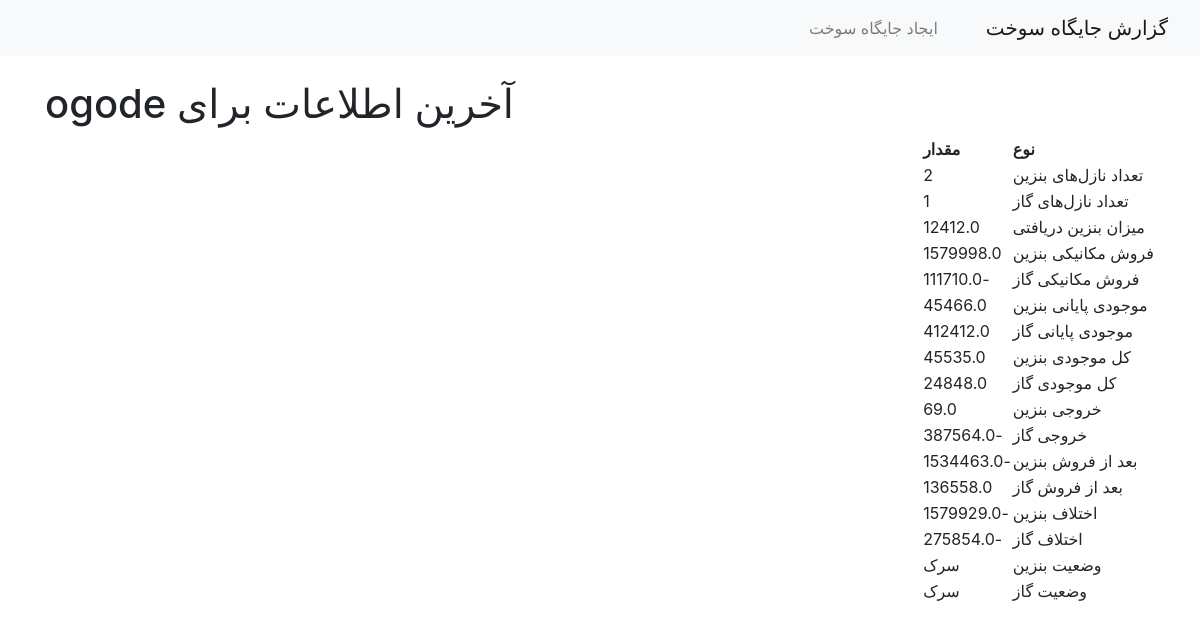
/station/14/latest/, run on the app's committed database.
### inspections/models.py (models this page shows, shortened)
class FuelStation(models.Model):
    name = models.CharField(max_length=200)
    gasoline_tanks = models.IntegerField()
    gas_tanks = models.IntegerField()
    gasoline_nozzles = models.IntegerField()
    gas_nozzles = models.IntegerField()
    gasoline_beginning = models.FloatField()
    gas_beginning = models.FloatField()
    gasoline_received = models.FloatField()
    gas_received = models.FloatField()
    electronic_gasoline_sales = models.FloatField()
    electronic_gas_sales = models.FloatField()
    start_date = models.DateField()
    end_date = models.DateField()

### inspections/views.py (the view)
# urls.py: path('station/<int:station_id>/latest/', latest_data, name='latest_data'),
def latest_data(request, station_id):
    station = get_object_or_404(FuelStation, id=station_id)
    nozzles = Nozzle.objects.filter(station=station)
    tanks = Tank.objects.filter(station=station)
    gasoline_mechanical_sales = sum(n.mechanical_sales() for n in nozzles if n.type == 'gasoline')
    gas_mechanical_sales = sum(n.mechanical_sales() for n in nozzles if n.type == 'gas')
    gasoline_end_inventory = sum(t.amount for t in tanks if t.type == 'gasoline')
    gas_end_inventory = sum(t.amount for t in tanks if t.type == 'gas')
    total_gasoline_inventory = station.gasoline_beginning + station.gasoline_received
    total_gas_inventory = station.gas_beginning + station.gas_received
    gasoline_outflow = total_gasoline_inventory - gasoline_end_inventory
    gas_outflow = total_gas_inventory - gas_end_inventory
    gasoline_after_sales = total_gasoline_inventory - gasoline_mechanical_sales
    gas_after_sales = total_gas_inventory - gas_mechanical_sales
    gasoline_difference = gasoline_after_sales - gasoline_end_inventory
    gas_difference = gas_after_sales - gas_end_inventory
    gasoline_status = 'کسری' if gasoline_difference > 0 else 'سرک'
    gas_status = 'کسری' if gas_difference > 0 else 'سرک'
    context = {
        'station': station,
        'nozzles': nozzles,
        'tanks': tanks,
        'gasoline_mechanical_sales': gasoline_mechanical_sales,
        'gas_mechanical_sales': gas_mechanical_sales,
        'gasoline_end_inventory': gasoline_end_inventory,
        'gas_end_inventory': gas_end_inventory,
        'total_gasoline_inventory': total_gasoline_inventory,
        'total_gas_inventory': total_gas_inventory,
        'gasoline_outflow': gasoline_outflow,
        'gas_outflow': gas_outflow,
        'gasoline_after_sales': gasoline_after_sales,
        'gas_after_sales': gas_after_sales,
        'gasoline_difference': gasoline_difference,
        'gas_difference': gas_difference,
        'gasoline_status': gasoline_status,
        'gas_status': gas_status,
    }
    return render(request, 'latest_data.html', context)

### inspections/models.py (called while the page is built)
    def mechanical_sales(self):
        return self.end_totalizer - self.start_totalizer

### inspections/templates/latest_data.html (shortened to what this page needs)
{% extends "base.html" %}
{% block content %}
    <h1>آخرین اطلاعات برای {{ station.name }}</h1>
    <table>
        <tr>
            <th>نوع</th>
            <th>مقدار</th>
        </tr>
        <tr>
            <td>تعداد نازل‌های بنزین</td>
            <td>{{ station.gasoline_nozzles }}</td>
        </tr>
        <tr>
            <td>تعداد نازل‌های گاز</td>
            <td>{{ station.gas_nozzles }}</td>
        </tr>
        <tr>
            <td>میزان بنزین دریافتی</td>
            <td>{{ station.gasoline_received }}</td>
        </tr>
        <tr>
            <td>فروش مکانیکی بنزین</td>
            <td>{{ gasoline_mechanical_sales }}</td>
        </tr>
        <tr>
            <td>فروش مکانیکی گاز</td>
            <td>{{ gas_mechanical_sales }}</td>
        </tr>
        <tr>
            <td>موجودی پایانی بنزین</td>
            <td>{{ gasoline_end_inventory }}</td>
        </tr>
        <tr>
            <td>موجودی پایانی گاز</td>
            <td>{{ gas_end_inventory }}</td>
        </tr>
        <tr>
            <td>کل موجودی بنزین</td>
            <td>{{ total_gasoline_inventory }}</td>
        </tr>
        <tr>
            <td>کل موجودی گاز</td>
            <td>{{ total_gas_inventory }}</td>
        </tr>
        <tr>
            <td>خروجی بنزین</td>
            <td>{{ gasoline_outflow }}</td>
        </tr>
        <tr>
            <td>خروجی گاز</td>
            <td>{{ gas_outflow }}</td>
        </tr>
        <tr>
            <td>بعد از فروش بنزین</td>
            <td>{{ gasoline_after_sales }}</td>
        </tr>
        <tr>
            <td>بعد از فروش گاز</td>
            <td>{{ gas_after_sales }}</td>
        </tr>
        <tr>
            <td>اختلاف بنزین</td>
            <td>{{ gasoline_difference }}</td>
        </tr>
        <tr>
            <td>اختلاف گاز</td>
            <td>{{ gas_difference }}</td>
        </tr>
        <tr>
            <td>وضعیت بنزین</td>
            <td>{{ gasoline_status }}</td>
        </tr>
        <tr>
            <td>وضعیت گاز</td>
            <td>{{ gas_status }}</td>
        </tr>
    </table>
{% endblock %}

### inspections/templates/base.html (shortened to what this page needs)
<!DOCTYPE html>
<html lang="en">
<head>
    <link href="https://stackpath.bootstrapcdn.com/bootstrap/4.5.2/css/bootstrap.min.css" rel="stylesheet">
</head>
<body>
    <nav class="navbar navbar-expand-lg navbar-light bg-light">
        <a class="navbar-brand" href="#">گزارش جایگاه سوخت</a>
        <div class="collapse navbar-collapse" id="navbarNav">
            <ul class="navbar-nav">
                <li class="nav-item">
                    <a class="nav-link" href="{% url 'create_station' %}">ایجاد جایگاه سوخت</a>
                </li>
            </ul>
        </div>
    </nav>
    <div class="container mt-4">
        {% block content %}
        {% endblock %}
    </div>
</body>
</html>

### inspections/templates/base.html (style rules this page uses)
body { direction: rtl; }

### data on the page
FuelStation: name "ogode", gasoline_nozzles "2", gas_nozzles "1", gasoline_received "12412.0"

### other printed values
{{ gasoline_mechanical_sales }} "1579998.0"
{{ gas_mechanical_sales }} "-111710.0"
{{ gasoline_end_inventory }} "45466.0"
{{ gas_end_inventory }} "412412.0"
{{ total_gasoline_inventory }} "45535.0"
{{ total_gas_inventory }} "24848.0"
{{ gasoline_outflow }} "69.0"
{{ gas_outflow }} "-387564.0"
{{ gasoline_after_sales }} "-1534463.0"
{{ gas_after_sales }} "136558.0"
{{ gasoline_difference }} "-1579929.0"
{{ gas_difference }} "-275854.0"
{{ gasoline_status }} "سرک"
{{ gas_status }} "سرک"
